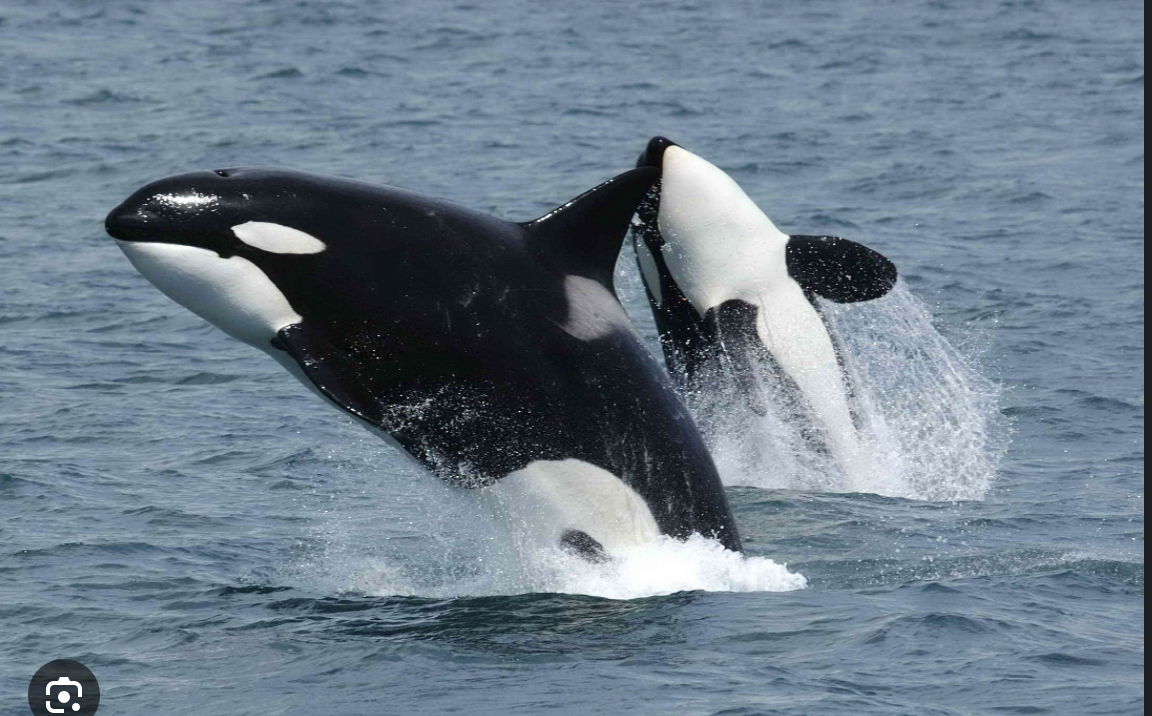
#> input picture pictures/Orca.png, 1152 x 716 px
$ python main.py pictures/Orca.png out.png
#> lines starting #> are read from the running program, lines starting #| are printed output that depends on the picture
### dither.py
from PIL import Image
from array import array
from typing import NamedTuple

THRESHOLD = 127

class PatternPart(NamedTuple):
    dc: int
    dr: int
    numerator: int
    denominator: int


ATKINSON =  [PatternPart(1, 0, 1, 8), PatternPart(2, 0, 1, 8),
            PatternPart(-1, 1, 1, 8), PatternPart(0, 1, 1, 8),
            PatternPart(1, 1, 1, 8), PatternPart(0, 2, 1, 8)]

def dither(image: Image.Image) -> array:
    def diffuse(c: int, r: int, error: int, pattern: list[PatternPart]):
        for part in pattern:
            col = c + part.dc
            row = r + part.dr
            if col < 0 or col >= image.width or row >= image.height:
                continue
            current_pixel: float = image.getpixel((col, row))

            error_part = (error * part.numerator) // part.denominator
            image.putpixel((col, row), current_pixel + error_part)
    result = array('B', [0] * (image.width * image.height))
    for y in range(image.height):
        for x in range(image.width):
            old_pixel: float = image.getpixel((x, y))
            new_pixel = 255 if old_pixel > THRESHOLD else 0
            result[y * image.width + x] = new_pixel
            difference = int(old_pixel - new_pixel)
            diffuse(x, y, difference, ATKINSON)
    return result

### macpaint.py
from array import array
from pathlib import Path
from datetime import datetime

MAX_WIDTH = 576
MAX_HEIGHT = 720
MACBINARY_LENGTH = 128
HEADER_LENGTH = 512

def bytes_to_bits(original: array) -> array:
    bits_array = array('B')

    for byte_index in range(0, len(original), 8):
        next_byte = 0
        for bit_index in range(8):
            next_bit = 1 - (original[byte_index + bit_index] & 1)
            next_byte = next_byte | (next_bit << (7 - bit_index))
            if (byte_index + bit_index + 1) >= len(original):
                break
        bits_array.append(next_byte)
    return bits_array

def prepare(data: array, width: int, height: int) -> array:
    bits_array = array('B')
    for row in range(height):
        image_location = row * width
        image_bits = bytes_to_bits(data[image_location:(image_location + width)])
        bits_array += image_bits
        remaining_width = MAX_WIDTH - width
        white_width_bits = array('B', [0] * (remaining_width // 8))
        bits_array += white_width_bits
    remaining_height = MAX_HEIGHT - height
    white_height_bits = array('B', [0] * ((remaining_height * MAX_WIDTH) // 8))
    bits_array += white_height_bits
    return bits_array

def run_length_encode(original_data: array) -> array:
    def take_same(source: array, start: int) -> int:
        count = 0
        while (start + count + 1 < len(source)
               and source[start + count] == source[start + count + 1]):
            count += 1
        return count + 1 if count > 0 else 0

    rle_data = array('B')
    for line_start in range(0, len(original_data), MAX_WIDTH // 8):
        data = original_data[line_start:(line_start + (MAX_WIDTH // 8))]
        index = 0
        while index < len(data):
            not_same = 0
            while (((same := take_same(data, index + not_same)) == 0)
                   and (index + not_same < len(data))):
                not_same += 1
            if not_same > 0:
                rle_data.append(not_same - 1)
                rle_data += data[index:index + not_same]
                index += not_same
            if same > 0:
                rle_data.append(257 - same)
                rle_data.append(data[index])
                index += same
    return rle_data

def macbinary_header(outfile: str, data_size: int) -> array:
    macbinary = array('B', [0] * MACBINARY_LENGTH)
    filename = Path(outfile).stem
    filename = filename[:63] if len(filename) > 63 else filename
    macbinary[1] = len(filename)
    macbinary[2:(2 + len(filename))] = array("B", filename.encode("mac_roman"))
    macbinary[65:69] = array("B", "PNTG".encode("mac_roman"))
    macbinary[69:73] = array("B", "MPNT".encode("mac_roman"))
    macbinary[83:87] = array("B", data_size.to_bytes(4, byteorder='big'))
    timestamp = int((datetime.now() - datetime(1904, 1, 1)).total_seconds())
    macbinary[91:95] = array("B", timestamp.to_bytes(4, byteorder='big'))
    macbinary[95:99] = array("B", timestamp.to_bytes(4, byteorder='big'))
    return macbinary


def write_macpaint_file(data: array, out_file: str, width: int, height: int):
    bits_array = prepare(data, width, height)
    rle = run_length_encode(bits_array)
    data_size = len(rle) + HEADER_LENGTH
    output = macbinary_header(out_file, data_size) + array('B', [0] * HEADER_LENGTH) + rle
    output[MACBINARY_LENGTH + 3] = 2
    padding = 128 - (data_size % 128)
    if padding > 0:
        output += array('B', [0] * padding)
    with open(out_file + ".bin", "wb") as fp:
        output.tofile(fp)

### main.py
from PIL import Image
from argparse import ArgumentParser
from dither import dither
from macpaint import MAX_WIDTH, MAX_HEIGHT, write_macpaint_file

def prepare(file_name: str) -> Image.Image:
#> called with file_name = 'pictures/Orca.png'
    with open(file_name, "rb") as fp:
        image = Image.open(fp)
#> image is the input picture: PIL image 1152x716 RGBA; mean R, G, B, A 109.3, 125.3, 139.6, 255
        if image.width > MAX_WIDTH or image.height > MAX_HEIGHT:
            desired_ratio = MAX_WIDTH / MAX_HEIGHT
            ratio = image.width / image.height
#> ratio = 1.61
            if ratio >= desired_ratio:
                new_size = (MAX_WIDTH, int(image.height * (MAX_WIDTH / image.width)))
#> new_size = (576, 358)
            else:
                new_size = (MAX_WIDTH, int(image.height * (MAX_HEIGHT / image.height)), MAX_HEIGHT)
            image.thumbnail(new_size, Image.Resampling.LANCZOS)
#> image: PIL image 576x358 RGBA
        return image.convert("L")
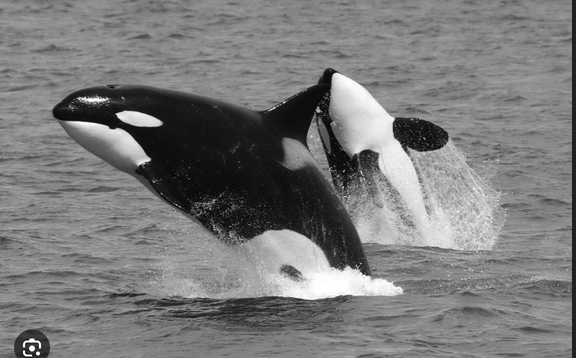
#> returned value: PIL image 576x358 L; min 1, max 255, mean 122.2

if __name__ == "__main__":
    argument_parser = ArgumentParser("RetroDither")
    argument_parser.add_argument("image_file", help="Input image file")
    argument_parser.add_argument("output_file", help="Resulting MacPaint file")
    argument_parser.add_argument('-g', '--gif', default=False, action='store_true',
                                help='Create an output gif as well:' )
    arguments = argument_parser.parse_args()
    original = prepare(arguments.image_file)
    dither_data = dither(original)
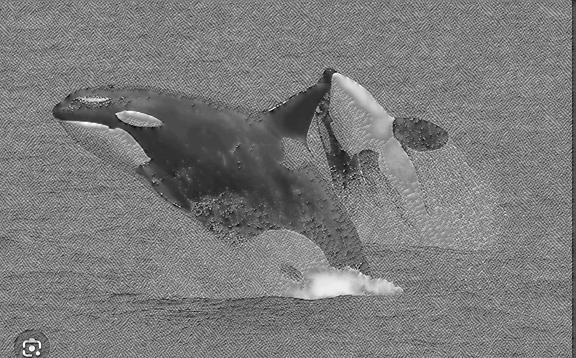
#> original: PIL image 576x358 L; min 1, max 255, mean 122.9
    if arguments.gif:
        out_image = Image.frombytes('L', original.size, dither_data.tobytes())
        out_image.save(arguments.output_file + ".gif")
    write_macpaint_file(dither_data, arguments.output_file, original.width, original.height)
